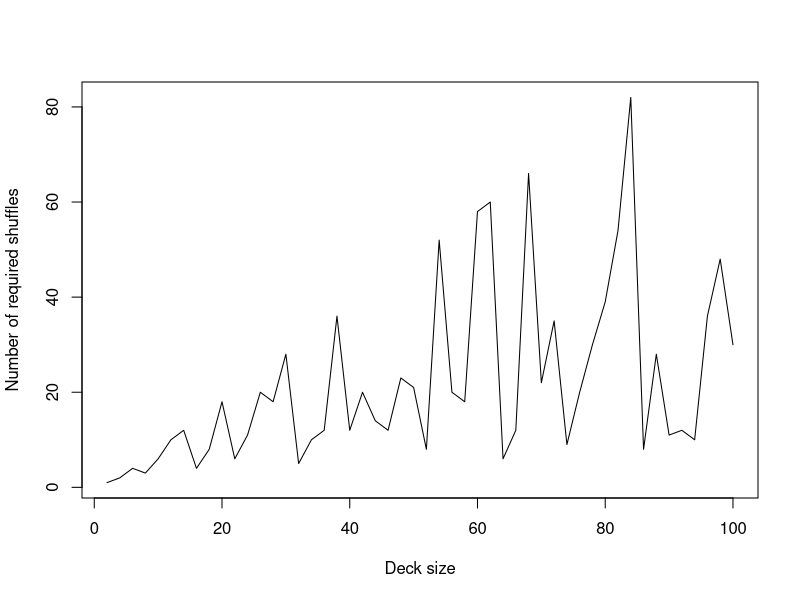

Here is the R script that generated this plot:
## ---- chunk 1
## This is the function that creates a deck
make.deck <- function(n_cards) {
    return(list(as.character(seq(1:n_cards))))
}
## ---- chunk 2
## This is the function for splitting the deck in half
split.deck <- function(deck) {
    ## Getting the number of cards (and half of it)
    n_cards <- length(deck[[1]])
    half_deck <- n_cards/2

    ## Splitting the deck
    return(list(
                list(deck[[1]][1:half_deck]),
                list(deck[[1]][(half_deck+1):n_cards])
           ))
}
## ---- chunk 3
## This is the shuffling function
shuffle.deck <- function(deck) {

    ## Make the data into a matrix of two columns
    two_piles <- matrix(unlist(deck), ncol = 2)

    ## Transposing it to get all the values successively
    two_piles <- t(two_piles)

    ## "Flatten" the matrix and make it as a list
    return(list(c(two_piles)))

    ## Making a two column matrix
    # return(list(c(t(matrix(unlist(deck), ncol = 2))))) #TG: for optimisation later
}
## ---- chunk 4
## First we create a deck
deck_8 <- make.deck(8)

## This is what's in the deck
deck_8

## Then let's split it:
split_deck_8 <- split.deck(deck_8)

## And these are our two half decks
split_deck_8

## And now we can shuffle it:
shuffle.deck(split_deck_8)
## ---- chunk 5
## First we create a deck
deck_8 <- make.deck(8)

## Split and shuffle it:
shuffled_deck_8 <- shuffle.deck(split.deck(deck_8))
## ---- chunk 6
## Are the cards in the same order?
deck_8[[1]] == shuffled_deck_8[[1]]
## ---- chunk 7
## Are all the cards in the correct order?
all(deck_8[[1]] == shuffled_deck_8[[1]])
## Of course not...
## ---- chunk 8
## The number of shufflings
count_shuffles <- 1

## Let's shuffle all!
while(!all(deck_8[[1]] == shuffled_deck_8[[1]])) {
    ## Reshuffle the deck
    shuffled_deck_8 <- shuffle.deck(split.deck(shuffled_deck_8))

    ## Increment the number of shuffles
    count_shuffles <- count_shuffles + 1
}
## ---- chunk 9
## How many shuffles where performed?
count_shuffles
## ---- chunk 10
## How many shuffles for n cards?
n.shuffles <- function(n_cards) {
    ## Make the original deck
    orig_deck <- make.deck(n_cards)

    ## Initiate the shuffle counter
    count_shuffles <- 0

    ## Perform the first shuffle
    shuffle_deck <- shuffle.deck(split.deck(orig_deck))

    ## Increment the counter
    count_shuffles <- count_shuffles + 1

    ## Perform all the shuffles
    while(!all(orig_deck[[1]] == shuffle_deck[[1]])) {
        ## Reshuffle the deck
        shuffle_deck <- shuffle.deck(split.deck(shuffle_deck))

        ## Increment the number of shuffles
        count_shuffles <- count_shuffles + 1
    }

    ## Return the number of shuffles
    return(count_shuffles)
}
## ---- chunk 11
## How many shuffles for 52 cards
n.shuffles(52)
## ---- chunk 12
## The deck sizes
deck_sizes <- as.list(seq(from = 2, to = 100, by = 2))

## Apply all the deck shuffle sizes
shuffle_numbers <-  lapply(deck_sizes, n.shuffles)

## Display the results
plot(deck_sizes, shuffle_numbers, type = "l",
     xlab = "Deck size", ylab = "Number of required shuffles")
